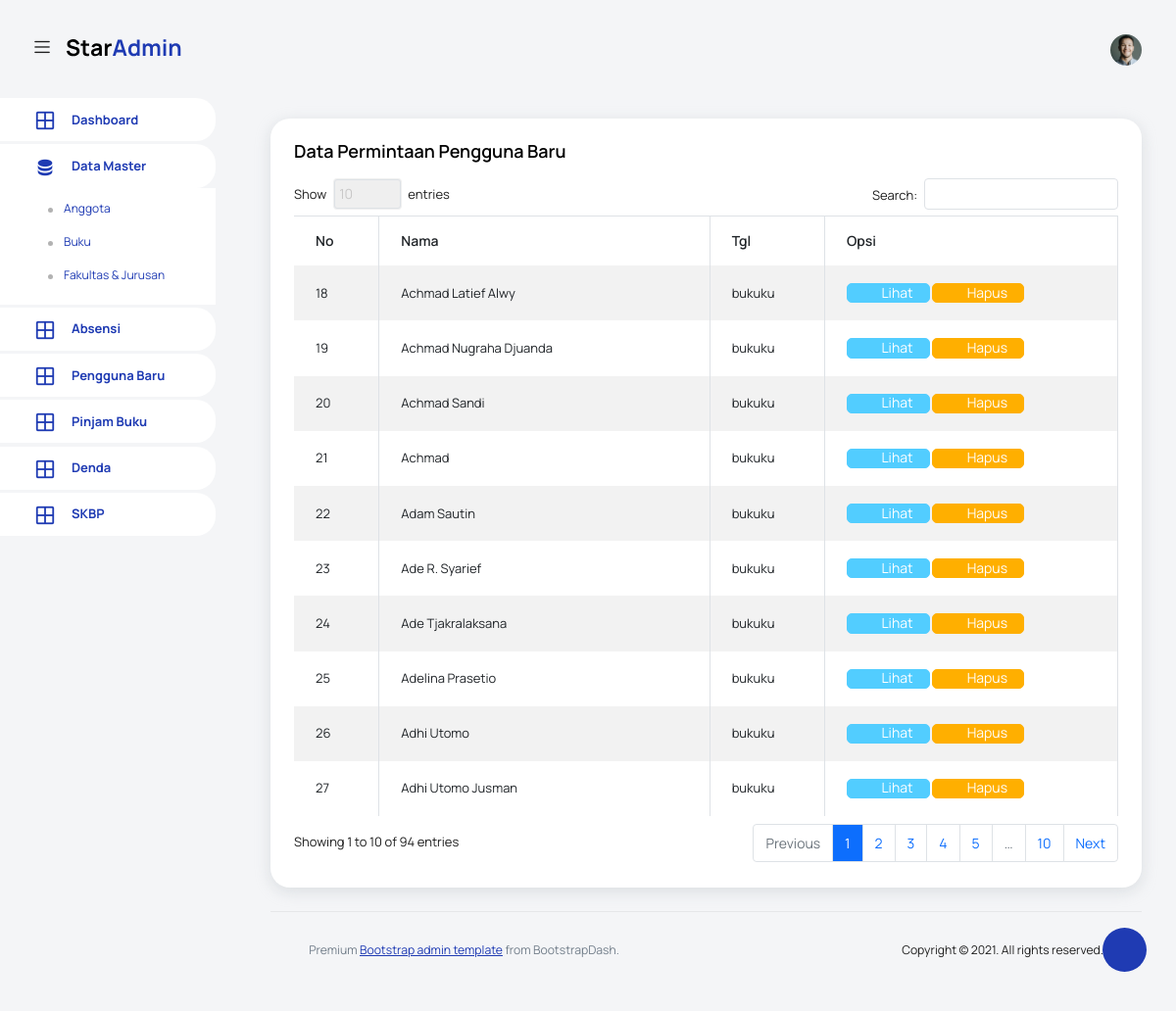
The app's page /pages/pengguna_baru/index.php, older data.
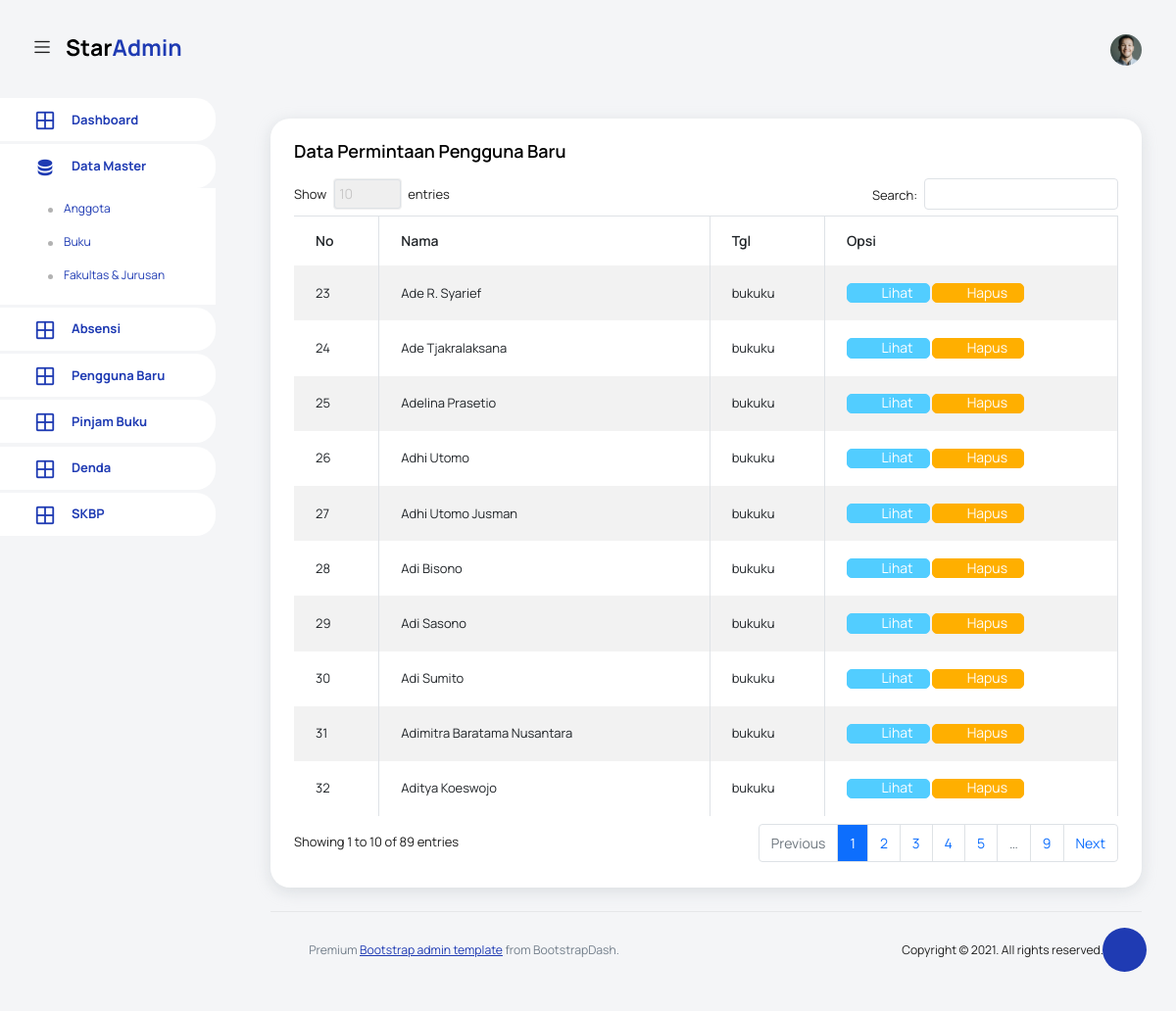
The same page, newer data.
### tables this page shows
CREATE TABLE `anggota` (
  `id` int(11) NOT NULL,
  `req_perpus` varchar(40) NOT NULL,
  `nama` varchar(40) NOT NULL,
  `STB` varchar(25) NOT NULL,
  `fklts` varchar(25) DEFAULT NULL,
  `jrsn` varchar(25) DEFAULT NULL,
  `almt` varchar(255) NOT NULL,
  `email` varchar(255) NOT NULL,
  `username` varchar(50) NOT NULL,
  `password` varchar(40) NOT NULL,
  `level` varchar(4) NOT NULL,
  `status` int(11) NOT NULL,
  `img` varchar(40) DEFAULT NULL,
  `created` timestamp NOT NULL DEFAULT current_timestamp() ON UPDATE current_timestamp()
);

### config/function-anggota.php (the view, shortened to what this page needs)
<?php
function list_anggota_baru()
{
    include 'koneksi.php';
    $sql = "SELECT * FROM `anggota` WHERE `status` = 0 ORDER BY `anggota`.`status` ASC;";
    $result = $conn->query($sql);
        while ($row = $result->fetch_assoc()) {
            echo "<tr>
                    <td>". $row["id"] ."</td>
                    <td>" . $row["nama"] . "</td>
                    <td>bukuku</td>
                    <td>
                      <a href='javascript:void(0)' onClick='viewAnggota" . $row["id"] . "()' class='btn btn-info btn-icon-text'>
                        <i class='ti-eye btn-icon-prepend'></i>
                        Lihat
                      </a>
                                <div class='modal fade' id='modalView" . $row["id"] . "' tabindex='-1' role='dialog' aria-labelledby='modalViewLabel' aria-hidden='true'>
                                            <td>" . $row["req_perpus"] . "</td>
                                            <td>" . $row["nama"] . "</td>
                                            <td>" . $row["STB"] . "</td>
                                            <td>" . $row["fklts"] . " \ " . $row["jrsn"] . "</td>
                                            <td>" . $row["almt"] . "</td>
                                        <a href=index.php?aktif=" . $row['id'] . " type='submit' class='btn btn-primary btn-icon-text'><i class='ti-check btn-icon-prepend'></i>Terima</a>
                                        <a href=index.php?tolak=" . $row['id'] . " type='submit' class='btn btn-danger btn-icon-text'><i class='ti-close btn-icon-prepend'></i>Tolak</a>
                                </div>
                                function viewAnggota" . $row["id"] . "(){
                                    $('#modalView" . $row["id"] . "').modal('show');
                      <a href=index.php?hapus=" . $row['id'] . " type='submit' class='btn btn-warning btn-icon-text'>
                        <i class='ti-trash btn-icon-prepend'></i>
                        Hapus
                      </a>
                    </td>
                </tr>";
        }
}
?>

### pages/pengguna_baru/index.php (shortened to what this page needs)
<?php
include '../../config/function-anggota.php';
include '../../template/header.php';
include '../../template/sidebar.php';
?>
<div class="main-panel">
  <div class="content-wrapper">
    <div class="row">
      <div class="col-sm-12 grid-margin stretch-card">
        <div class="card">
          <div class="card-body">
            <h4 class="card-title">Data Permintaan Pengguna Baru</h4>
            <div class="table-responsive">
              <table class="table table-striped table-bordered" id="example">
                <thead>
                  <tr>
                    <th>No</th>
                    <th>Nama</th>
                    <th>Tgl</th>
                    <th>Opsi</th>
                  </tr>
                </thead>
                <tbody>
                <?php list_anggota_baru(); ?>
                </tbody>
              </table>
            </div>
          </div>
        </div>
      </div>
    </div>
<?php
include '../../template/footer.php';
?>

Row changes from the older to the newer data that the page shows:
no longer on this page (row edited): anggota: id "18", nama "Achmad Latief Alwy"
no longer on this page (row edited): anggota: id "19", nama "Achmad Nugraha Djuanda"
removed anggota: id "20", nama "Achmad Sandi"
removed anggota: id "21", nama "Achmad"
no longer on this page (row edited): anggota: id "22", nama "Adam Sautin"
now on this page (row unchanged): anggota: id "28", nama "Adi Bisono"
now on this page (row unchanged): anggota: id "29", nama "Adi Sasono"
now on this page (row unchanged): anggota: id "30", nama "Adi Sumito"
now on this page (row unchanged): anggota: id "31", nama "Adimitra Baratama Nusantara"
now on this page (row unchanged): anggota: id "32", nama "Aditya Koeswojo"
Text that changed along with them:
text written by a page script: "Show entries Search: Showing 1 to 10 of 94 entries Previous 1 2 3 4 5 … 10 Next" → "Show entries Search: Showing 1 to 10 of 89 entries Previous 1 2 3 4 5 … 9 Next"
